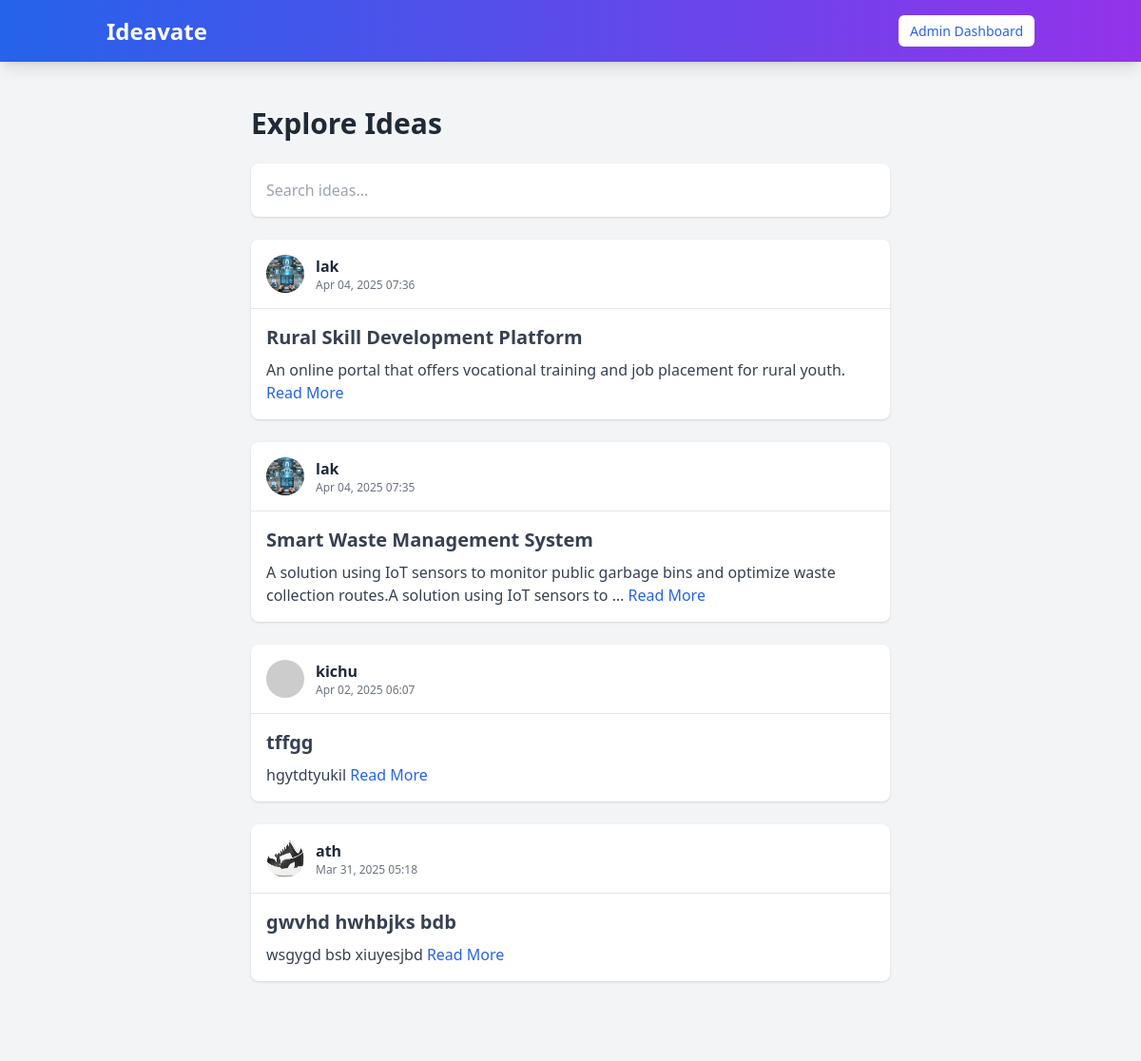
The page /ideas/ (signed in) on the database as committed earlier.
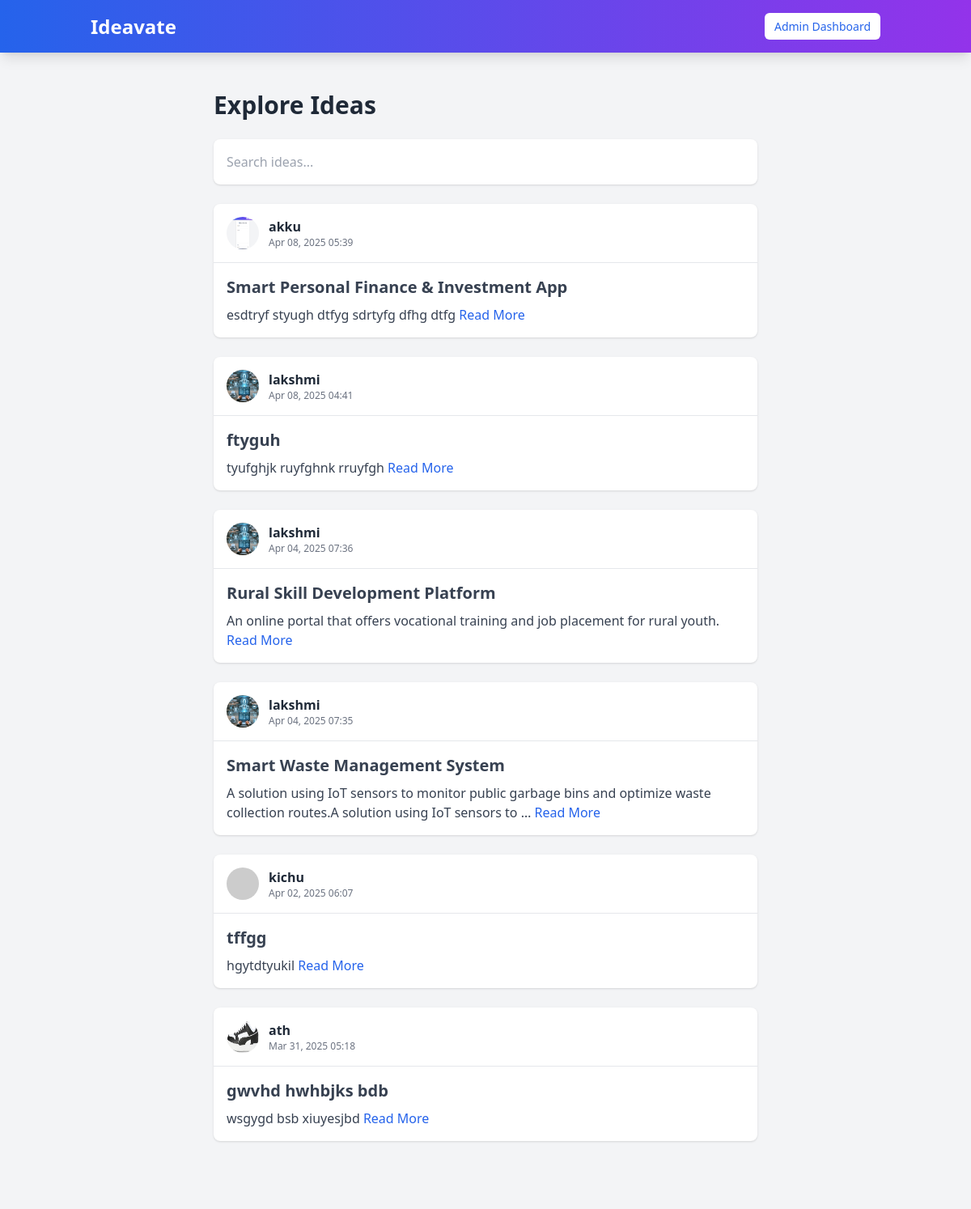
The same page on the database as committed later.
### myapp/models.py (models this page shows, shortened)
class Idea(models.Model):
    user = models.ForeignKey(User, on_delete=models.CASCADE, related_name="ideas")
    idea_name = models.CharField(max_length=100)
    description = models.TextField(blank=True)
    category = models.CharField(max_length=100, blank=True, null=True)  # Example: Tech, Health, AI
    funding_goal = models.DecimalField(max_digits=10, decimal_places=2, null=True, blank=True)
    estimated_investment = models.DecimalField(max_digits=10, decimal_places=2, null=True, blank=True)
    collaboration = models.BooleanField(default=False)
    status = models.CharField(
        max_length=20,
        choices=[("open", "Open for Investment"), ("progress", "In Progress"), ("completed", "Completed")],
        default="open"
    )
    created_at = models.DateTimeField(auto_now_add=True)  # Timestamp when idea is posted
    updated_at = models.DateTimeField(auto_now=True)  # Timestamp when idea is modified
    class Meta:
        verbose_name = "Idea"
        verbose_name_plural = "Ideas"
        ordering = ["-created_at"]  # Show newest ideas first

class UserProfile(models.Model):
    user = models.OneToOneField(User, on_delete=models.CASCADE, related_name="user_profile")
    profession = models.CharField(max_length=255, blank=True, null=True)  # Example: Entrepreneur, Developer
    expertise = models.CharField(max_length=255, blank=True, null=True)  # Example: AI, Marketing, FinTech
    bio = models.TextField(blank=True, null=True)  # Short user description
    resume = models.FileField(upload_to="resumes/", blank=True, null=True)
    profile_picture = models.ImageField(upload_to="profile_pics/", blank=True, null=True)
    linkedin = models.URLField(blank=True, null=True)
    portfolio_website = models.URLField(blank=True, null=True)
    class Meta:
        verbose_name = "User Profile"
        verbose_name_plural = "User Profiles"

class User(AbstractUser):
    is_user = models.BooleanField(default=False)
    is_organization = models.BooleanField(default=False)
    groups = models.ManyToManyField(Group, related_name="custom_user_groups", blank=True)
    user_permissions = models.ManyToManyField(Permission, related_name="custom_user_permissions", blank=True)

### myapp/views.py (the view)
# urls.py: path('ideas/', views.idea_list, name='idea_list'),
@login_required(login_url='signin')
def idea_list(request):
    query = request.GET.get("q", "")  # Get search query from the request
    if query:
        ideas = Idea.objects.filter(idea_name__icontains=query)  # Filter by idea_name
    else:
        ideas = Idea.objects.all()  # Show all ideas if no search query
    return render(request, 'idea_list.html', {'ideas': ideas, 'query': query})

### templates/idea_list.html (shortened to what this page needs)
{% extends "navbar.html" %}
{% block content %}
<section class="py-8 bg-gray-100">
  <div class="container mx-auto max-w-2xl">
    <h1 class="text-3xl font-bold text-gray-800 mb-6">Explore Ideas</h1>
    <form method="GET" action="" class="mb-6 flex items-center bg-white p-2 rounded-lg shadow">
      <input type="text" id="search-input" name="q" placeholder="Search ideas..." class="w-full p-2 outline-none">
    </form>
    <div id="ideas-list">
      {% for idea in ideas %}
        <div class="bg-white rounded-lg shadow mb-6 idea-item">
          <div class="flex items-center p-4 border-b border-gray-200">
            <a href="{% url 'view_profile' idea.user.username %}" class="flex items-center">
              {% if idea.user.user_profile.profile_picture %}
                <img src="{{ idea.user.user_profile.profile_picture.url }}" class="w-10 h-10 rounded-full mr-3">
              {% else %}
                <img src="https://via.placeholder.com/40" class="w-10 h-10 rounded-full mr-3">
              {% endif %}
              <div>
                <h2 class="font-semibold text-gray-800 hover:underline">{{ idea.user.username }}</h2>
                <p class="text-xs text-gray-500">{{ idea.created_at|date:"M d, Y H:i" }}</p>
              </div>
            </a>
          </div>
          <div class="p-4">
            <h3 class="text-xl font-bold text-gray-700 mb-2">{{ idea.idea_name }}</h3>
            <p class="text-gray-700">
              {{ idea.description|truncatewords:20 }}
              <a href="{% url 'idea_detail' idea.id %}" class="text-blue-600">Read More</a>
            </p>
          </div>
        </div>
      {% empty %}
        <p class="text-gray-600">No ideas found.</p>
      {% endfor %}
    </div>
  </div>
</section>
{% endblock %}

### templates/navbar.html (shortened to what this page needs)
{% load static %}
<!DOCTYPE html>
<html lang="en">
<head>
  <script src="https://cdn.tailwindcss.com"></script>
</head>
<body class="bg-gray-100">
  <nav class="bg-gradient-to-r from-blue-600 to-purple-600 shadow-lg py-4 fixed w-full top-0 z-50">
    <div class="container mx-auto flex flex-wrap justify-between items-center px-6">
      <a href="{% url 'home' %}" class="text-white text-2xl font-bold hover:opacity-90 transition">Ideavate</a>
      <div id="nav-links" class="w-full md:flex md:items-center md:w-auto hidden">
        <div class="flex flex-col md:flex-row md:space-x-4 w-full md:w-auto items-center">
          {% if user.is_authenticated %}
            {% if user.is_superuser %}
              <a href="{% url 'admin_dashboard' %}" class="nav-button">Admin Dashboard</a>
            {% endif %}
          {% else %}
            <a href="{% url 'signin' %}" class="nav-button">Sign In</a>
            <a href="{% url 'signup' %}" class="nav-button">Sign Up</a>
          {% endif %}
        </div>
      </div>
    </div>
  </nav>
  <div class="container mx-auto px-4 py-20">
    {% block content %}{% endblock %}
  </div>
</body>
</html>

### templates/navbar.html (style rules this page uses)
.nav-button { padding: 6px 12px; font-size: 14px; background: white; color: #2563eb; font-weight: 500; border-radius: 6px; transition: background 0.3s ease-in-out; }

Rows that differ between the two databases and show on the page:
added Idea: user.user_profile.profile_picture (picture), user.username "akku", created_at "Apr 08, 2025 05:39", idea_name "Smart Personal Finance & Investment App", description "esdtryf styugh dtfyg sdrtyfg dfhg dtfg"
added Idea: user.user_profile.profile_picture (picture), user.username "lakshmi", created_at "Apr 08, 2025 04:41", idea_name "ftyguh", description "tyufghjk ruyfghnk rruyfgh"
changed through a linked row, Idea "Rural Skill Development Platform": user.username "lak" → "lakshmi"
changed through a linked row, Idea "Smart Waste Management System": user.username "lak" → "lakshmi"
